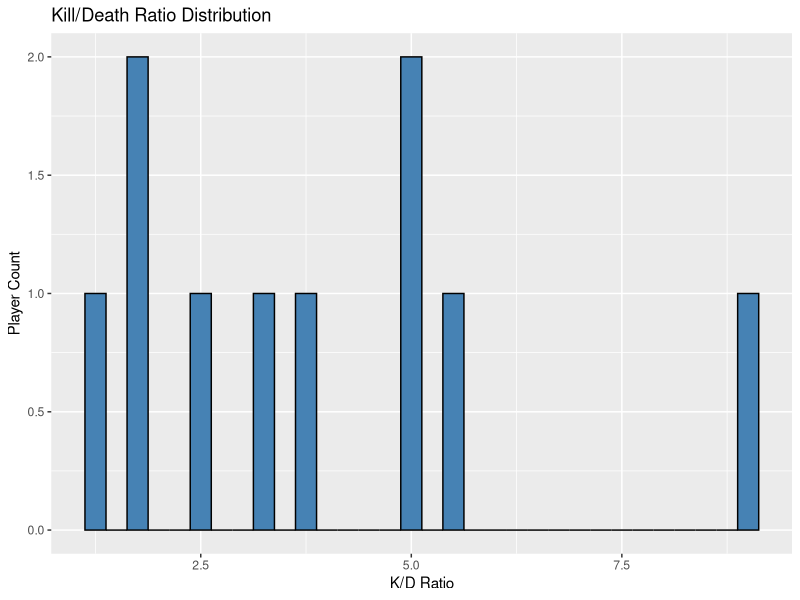
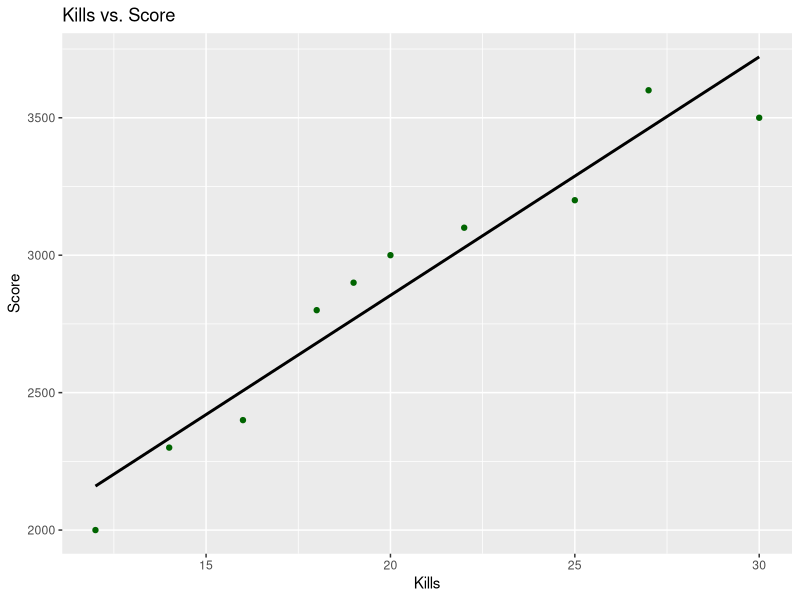

The R source for these figures, in order:

# Load necessary libraries
library(ggplot2)
library(dplyr)
library(readr)

# Load the dataset
cod_data <- read_csv("cod_stats.csv")

# Preview data
head(cod_data)

# Add Kill/Death ratio column
cod_data <- cod_data %>%
  mutate(kd_ratio = kills / ifelse(deaths == 0, 1, deaths))  # Avoid division by 0

# Summary statistics
summary_stats <- cod_data %>%
  summarise(
    avg_kills = mean(kills),
    avg_deaths = mean(deaths),
    avg_kd = mean(kd_ratio),
    avg_score = mean(score)
  )

print("Summary statistics:")
print(summary_stats)

# Visualize Kill/Death ratio distribution
ggplot(cod_data, aes(x = kd_ratio)) +
  geom_histogram(binwidth = 0.25, fill = "steelblue", color = "black") +
  labs(title = "Kill/Death Ratio Distribution", x = "K/D Ratio", y = "Player Count")

# Correlation: Kills vs. Score
ggplot(cod_data, aes(x = kills, y = score)) +
  geom_point(color = "darkgreen") +
  geom_smooth(method = "lm", se = FALSE, color = "black") +
  labs(title = "Kills vs. Score", x = "Kills", y = "Score")

# Linear regression: Score ~ Kills + Assists + Deaths
model <- lm(score ~ kills + assists + deaths, data = cod_data)

print("Regression Summary:")
summary(model)

# Predict score for a new player
new_player <- data.frame(kills = 20, assists = 5, deaths = 7)
predicted_score <- predict(model, newdata = new_player)
print(paste("Predicted score:", round(predicted_score, 0)))
